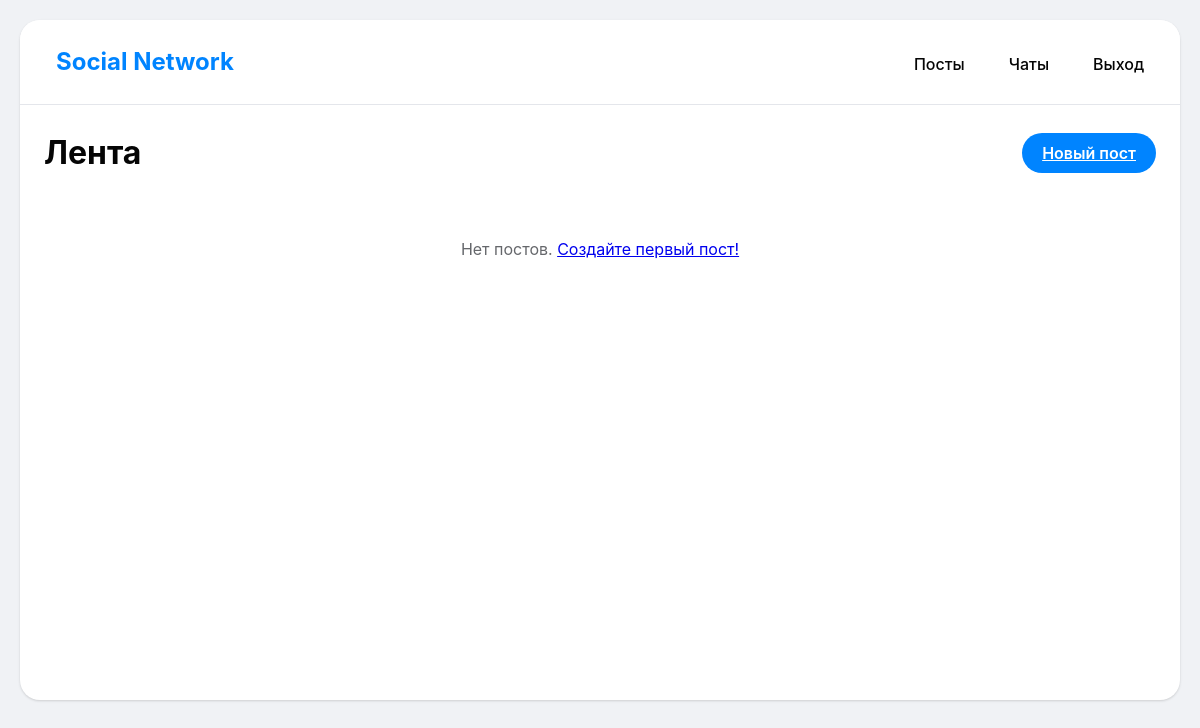
Before: /feed (signed in) with the older database file.
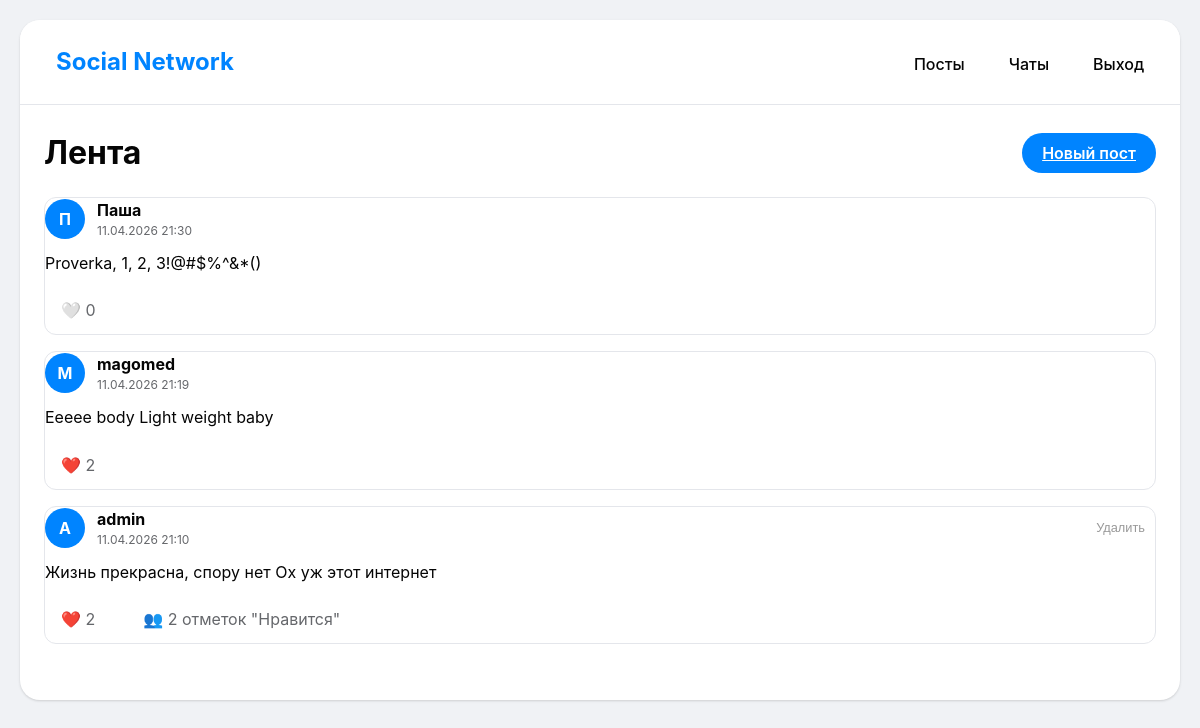
After: the same page with the newer database file.
### app/models.py (models this page shows, shortened)
class Post(db.Model):
  id: so.Mapped[int] = so.mapped_column(primary_key=True)
  body: so.Mapped[str] = so.mapped_column(sa.String(280), nullable=False)
  timestamp: so.Mapped[datetime] = so.mapped_column(index=True, default=datetime.utcnow)
  user_id: so.Mapped[int] = so.mapped_column(sa.ForeignKey('user.id'), nullable=False)
  author: so.Mapped[User] = so.relationship(back_populates='posts')
  likes: so.Mapped[list['Like']] = so.relationship(back_populates='post', cascade='all, delete-orphan')

class User(UserMixin, db.Model):
  id: so.Mapped[int] = so.mapped_column(primary_key=True)
  username: so.Mapped[str] = so.mapped_column(sa.String(64), index=True, unique=True)
  email: so.Mapped[str] = so.mapped_column(sa.String(120), index=True, unique=True)
  password_hash: so.Mapped[Optional[str]] = so.mapped_column(sa.String(256))
  public_key: so.Mapped[Optional[str]] = so.mapped_column(sa.Text, nullable=True)
  about_me: so.Mapped[Optional[str]] = so.mapped_column(sa.String(200), nullable=True)
  email_confirmed = db.Column(db.Boolean, default=False)   #подтверждён ли email (по умолчанию НЕТ)
  confirmation_code = db.Column(db.String(6), nullable=True)  #6-значный код
  code_expires = db.Column(db.DateTime, nullable=True)        #когда код истекает
  posts: so.WriteOnlyMapped['Post'] = so.relationship(back_populates='author')
  likes: so.WriteOnlyMapped['Like'] = so.relationship(back_populates='user')
  dialogs_as_user1: so.Mapped[list['Dialog']] = so.relationship(
        foreign_keys='Dialog.user1_id',
        back_populates='user1'
  )
  dialogs_as_user2: so.Mapped[list['Dialog']] = so.relationship(
      foreign_keys='Dialog.user2_id',
      back_populates='user2'
  )
  sent_messages: so.Mapped[list['Message']] = so.relationship(
      foreign_keys='Message.sender_id',
      back_populates='sender'
  )

### app/routes.py (the view)
@app.route('/feed')
@login_required
def feed():
  page = request.args.get('page', 1, type=int)
  posts = db.session.scalars(
      Post.query.order_by(Post.timestamp.desc())
  ).all()
  return render_template('feed.html', title='Feed', posts=posts, timedelta=timedelta)

### app/models.py (called while the page is built)
@login.user_loader
def load_user(id):
  return db.session.get(User, int(id))

### app/templates/feed.html (shortened to what this page needs)
{% extends "base.html" %} {% block content %}
<div style="display: flex; justify-content: space-between; align-items: center; margin-bottom: 20px;">
    <h1>Лента</h1>
    <a href="{{ url_for('create_post') }}" class="send-btn">Новый пост</a>
</div>
{% if posts %} {% for post in posts %}
<div class="chat-item" style="margin-bottom: 16px;" id="post-{{ post.id }}">
    <div style="display: flex; align-items: center; gap: 12px; margin-bottom: 10px;">
        <div class="avatar" style="width: 40px; height: 40px; font-size: 1rem;">
            {{ post.author.username[0].upper() }}
        </div>
        <div style="flex: 1;">
            <strong>{{ post.author.username }}</strong>
            <div style="font-size: 0.75rem; color: var(--text-light);">
                {{ (post.timestamp + timedelta(hours=3)).strftime('%d.%m.%Y %H:%M') if post.timestamp else 'Только что' }}
            </div>
        </div>
        {% if current_user.id == post.author.id %}
        <button onclick="deletePost({{ post.id }})" class="delete-btn" title="Удалить пост">
    Удалить
</button> {% endif %}
    </div>
    <p style="margin: 12px 0; font-size: 1rem; line-height: 1.4;">{{ post.body }}</p>
    <div style="display: flex; gap: 16px; margin-top: 8px;">
        <a href="{{ url_for('like', post_id=post.id) }}" style="text-decoration: none; color: var(--text-light);">
                {% if current_user in post.likes|map(attribute='user') %}
                    ❤️ {{ post.likes|length }}
                {% else %}
                    🤍 {{ post.likes|length }}
                {% endif %}
            </a> {% if current_user.id == post.author.id %}
        <a href="{{ url_for('post_likes', post_id=post.id) }}" style="text-decoration: none; color: var(--text-light);">
                    👥 {{ post.likes|length }} отметок "Нравится"
                </a> {% endif %}
    </div>
</div>
{% endfor %} {% else %}
<div class="empty-chats">
    <p>Нет постов. <a href="{{ url_for('create_post') }}">Создайте первый пост!</a></p>
</div>
{% endif %}
{% endblock %}

### app/templates/base.html (shortened to what this page needs)
<html>
<head>
    <link rel="stylesheet" href="{{ url_for('static', filename='css/style.css') }}">
</head>
<body>
    <div class="container">
        <div class="navbar">
            <a href="{{ url_for('index') }}" class="brand">Social Network</a>
            <a href="{{ url_for('feed') }}">Посты</a>
            <a href="{{ url_for('chats') }}">Чаты</a> {% if current_user.is_anonymous %}
            <a href="{{ url_for('login') }}">Вход</a> {% else %}
            <a href="{{ url_for('logout') }}">Выход</a> {% endif %}
        </div>
        <div class="content">
             {% block content %}{% endblock %}
        </div>
    </div>
</body>
</html>

### app/static/css/style.css (style rules this page uses)
:root { --primary-color: #0084ff; --secondary-color: #e4e6eb; --text-dark: #050505; --text-light: #65676b; --bg-body: #f0f2f5; --white: #ffffff; --border-radius: 16px; --shadow: 0 1px 2px rgba(0, 0, 0, 0.05), 0 1px 3px rgba(0, 0, 0, 0.1); }
* { margin: 0; padding: 0; box-sizing: border-box; }
body { font-family: -apple-system, BlinkMacSystemFont, 'Segoe UI', Roboto, Helvetica, Arial, sans-serif; background-color: var(--bg-body); color: var(--text-dark); line-height: 1.5; padding: 20px; }
.container { max-width: 1200px; margin: 0 auto; background-color: var(--white); border-radius: 20px; box-shadow: var(--shadow); overflow: hidden; min-height: 85vh; }
.navbar { background-color: var(--white); padding: 16px 24px; border-bottom: 1px solid #e4e6eb; display: flex; flex-wrap: wrap; gap: 20px; align-items: baseline; }
.navbar .brand { font-size: 1.5rem; font-weight: 700; color: var(--primary-color); margin-right: auto; text-decoration: none; }
.navbar a { color: var(--text-dark); text-decoration: none; font-weight: 500; padding: 8px 12px; border-radius: 8px; transition: background-color 0.2s; }
.content { padding: 24px; }
.chat-item { background-color: var(--white); border-radius: 12px; transition: background-color 0.2s; border: 1px solid #e4e6eb; }
.chat-item a { display: flex; align-items: center; gap: 15px; padding: 12px 16px; text-decoration: none; color: inherit; }
.avatar { width: 56px; height: 56px; background-color: var(--primary-color); border-radius: 50%; display: flex; align-items: center; justify-content: center; font-size: 1.5rem; font-weight: bold; color: white; flex-shrink: 0; }
.send-btn { background-color: var(--primary-color); color: white; border: none; padding: 8px 20px; border-radius: 24px; font-weight: 600; cursor: pointer; transition: opacity 0.2s; }
.delete-btn { background: none; border: none; font-size: 0.8rem; cursor: pointer; color: #999; padding: 4px 10px; border-radius: 20px; transition: all 0.2s ease; font-weight: 500; }

Changed rows visible on the page:
added Post: author "П", author.username "Паша", timestamp "11.04.2026 21:30", body "Proverka, 1, 2, 3!@#$%^&*()", likes|length "0"
added Post: author "M", author.username "magomed", timestamp "11.04.2026 21:19", body "Eeeee body Light weight baby", likes|length "2"
added Post: author "A", author.username "admin", timestamp "11.04.2026 21:10", body "Жизнь прекрасна, спору нет Ох уж этот интернет", likes|length "2"
Other visible differences:
text no longer shown: "Нет постов. Создайте первый пост!"
